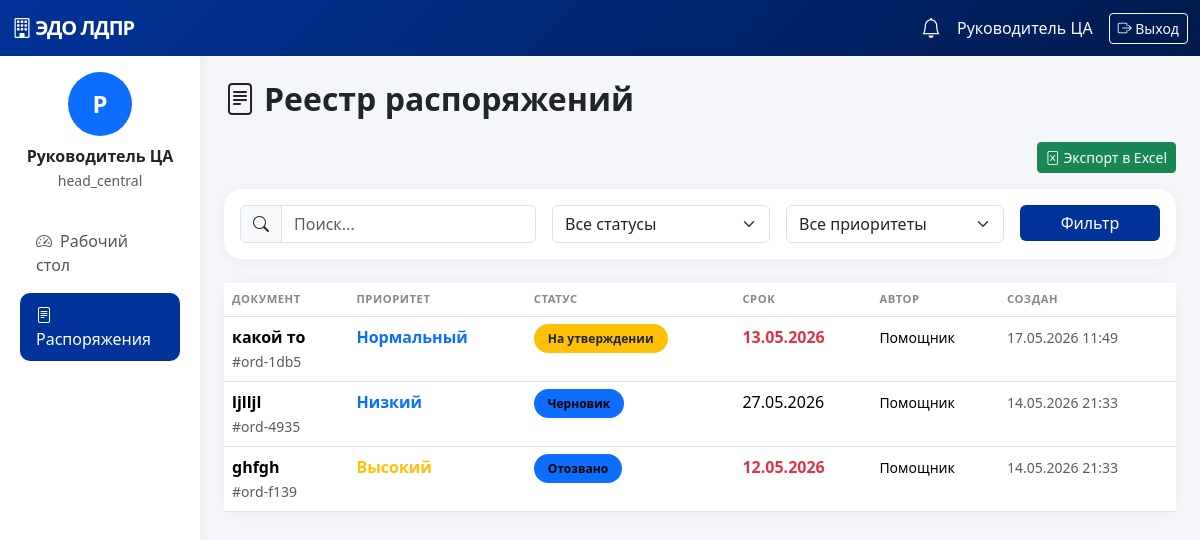
Page /orders (signed in) on the committed database.
### app.py (models this page shows)
class User(db.Model):
    __tablename__ = 'users'
    uid = db.Column(db.String, primary_key=True)
    full_name = db.Column(db.String(200), nullable=False)
    email = db.Column(db.String(200), unique=True, nullable=False)
    username = db.Column(db.String(100), unique=True, nullable=False)
    password = db.Column(db.String(200), nullable=False)
    role = db.Column(db.String(50), default='executor')
    department_id = db.Column(db.String, nullable=True)
    created_at = db.Column(db.DateTime, default=datetime.utcnow)

class Order(db.Model):
    __tablename__ = 'orders'
    id = db.Column(db.String, primary_key=True)
    title = db.Column(db.String(500), nullable=False)
    content = db.Column(db.Text, nullable=True)
    priority = db.Column(db.String(50), default='Нормальный')
    status = db.Column(db.String(100), default='Черновик')
    created_by = db.Column(db.String, nullable=False)
    creator_name = db.Column(db.String(200), nullable=True)
    assigned_department_id = db.Column(db.String, nullable=True)
    assigned_executor_id = db.Column(db.String, nullable=True)
    deadline = db.Column(db.Date, nullable=True)
    result = db.Column(JSON, nullable=True)
    created_at = db.Column(db.DateTime, default=datetime.utcnow)
    updated_at = db.Column(db.DateTime, default=datetime.utcnow, onupdate=datetime.utcnow)

### app.py (the view)
@app.route('/orders')
@login_required
def orders():
    all_orders = get_orders_for_user()
    status_filter = request.args.get('status', 'Все')
    search = request.args.get('search', '').lower()
    priority_filter = request.args.get('priority', 'Все')
    overdue_filter = request.args.get('overdue', '')
    filtered = all_orders
    if status_filter != 'Все':
        filtered = [o for o in filtered if o.status == status_filter]
    if priority_filter != 'Все':
        filtered = [o for o in filtered if o.priority == priority_filter]
    if search:
        filtered = [o for o in filtered if search in o.title.lower() or (o.content and search in o.content.lower())]
    if overdue_filter == 'yes':
        today = datetime.utcnow().date()
        filtered = [o for o in filtered if o.deadline and o.deadline < today and o.status not in ['Закрыто','Отклонено']]
    statuses = ['Черновик','На утверждении','Утверждено','В отделе','Назначен исполнитель',
                'В работе','Готово к проверке','Подтверждено','На доработке','Закрыто','Отклонено']
    priorities = ['Низкий','Нормальный','Высокий','Срочный']
    return render_template('orders.html', orders=filtered, statuses=statuses, priorities=priorities,
                           overdue_filter=overdue_filter, now=datetime.utcnow())

### app.py (called while the page is built)
def get_unread_count(user_id):
    return Notification.query.filter_by(user_id=user_id, is_read=False).count()

def login_required(f):
    @wraps(f)
    def decorated(*args, **kwargs):
        if 'user_id' not in session:
            flash('Пожалуйста, войдите', 'warning')
            return redirect(url_for('login'))
        return f(*args, **kwargs)
    return decorated

@app.context_processor
def inject_user():
    user = None
    unread = 0
    if 'user_id' in session:
        user = db.session.get(User, session['user_id'])
        unread = get_unread_count(session['user_id'])
    return {'current_user': user, 'unread_count': unread}

def get_orders_for_user():
    user_id = session['user_id']
    role = session['user_role']
    dept_id = session.get('department_id')
    query = Order.query.order_by(Order.created_at.desc())
    if role == 'admin':
        return query.all()
    elif role == 'assistant':
        return query.filter_by(created_by=user_id).all()
    elif role == 'head_department' and dept_id:
        return query.filter_by(assigned_department_id=dept_id).all()
    elif role == 'executor':
        return query.filter_by(assigned_executor_id=user_id).all()
    else:
        return query.all()

### templates/orders.html (shortened to what this page needs)
{% extends "base.html" %}
{% block content %}
<h2 class="fw-bold mb-4"><i class="bi bi-file-text me-2"></i>Реестр распоряжений</h2>
<div class="d-flex justify-content-between align-items-center mb-3">
    <div>
        <a href="/orders/export" class="btn btn-success btn-sm"><i class="bi bi-file-excel"></i> Экспорт в Excel</a>
    </div>
</div>
<div class="card p-3 mb-4">
    <form method="GET" class="row g-3">
        <div class="col-md-4"><div class="input-group"><span class="input-group-text"><i class="bi bi-search"></i></span><input type="text" name="search" class="form-control" placeholder="Поиск..." value="{{ request.args.get('search','') }}"></div></div>
        <div class="col-md-3"><select name="status" class="form-select"><option value="Все">Все статусы</option></select></div>
        <div class="col-md-3"><select name="priority" class="form-select"><option value="Все">Все приоритеты</option></select></div>
        <div class="col-md-2"><button type="submit" class="btn btn-primary w-100">Фильтр</button></div>
    </form>
</div>
<div class="card">
    <div class="table-responsive">
        <table class="table table-hover mb-0">
            <thead><tr><th>Документ</th><th>Приоритет</th><th>Статус</th><th>Срок</th><th>Автор</th><th>Создан</th></tr></thead>
            <tbody>
                {% for o in orders %}
                {% if o.deadline and o.deadline < now.date() and o.status not in ['Закрыто','Отклонено'] %}
                <tr class="overdue-row" style="cursor:pointer" onclick="location.href='/orders/{{ o.id }}'">
                {% else %}
                <tr style="cursor:pointer" onclick="location.href='/orders/{{ o.id }}'">
                {% endif %}
                    <td><strong>{{ o.title }}</strong><br><small class="text-muted">#{{ o.id[:8] }}</small></td>
                    <td><span class="fw-bold {% if o.priority == 'Срочный' %}text-danger{% elif o.priority == 'Высокий' %}text-warning{% else %}text-primary{% endif %}">{{ o.priority }}</span></td>
                    <td><span class="badge-status {% if o.status in ['Утверждено','Закрыто'] %}bg-success{% elif o.status == 'Отклонено' %}bg-danger{% elif o.status == 'На утверждении' %}bg-warning text-dark{% else %}bg-primary{% endif %}">{{ o.status }}</span></td>
                    <td>{% if o.deadline and o.deadline < now.date() and o.status not in ['Закрыто','Отклонено'] %}<strong class="text-danger">{{ o.deadline.strftime('%d.%m.%Y') }}</strong>{% else %}{{ o.deadline.strftime('%d.%m.%Y') if o.deadline else '-' }}{% endif %}</td>
                    <td><small>{{ o.creator_name }}</small></td>
                    <td><small class="text-muted">{{ o.created_at.strftime('%d.%m.%Y %H:%M') }}</small></td>
                </tr>
                {% endfor %}
            </tbody>
        </table>
    </div>
</div>
{% endblock %}

### templates/base.html (shortened to what this page needs)
<!DOCTYPE html>
<html lang="ru">
<head>
    <link href="https://cdn.jsdelivr.net/npm/bootstrap@5.3.2/dist/css/bootstrap.min.css" rel="stylesheet">
    <link rel="stylesheet" href="https://cdn.jsdelivr.net/npm/bootstrap-icons@1.11.3/font/bootstrap-icons.css">
</head>
<body>
    {% if current_user %}
    <nav class="navbar navbar-dark">
        <div class="container-fluid">
            <a class="navbar-brand" href="/"><i class="bi bi-building"></i> ЭДО ЛДПР</a>
            <div class="d-flex align-items-center gap-3">
                <a href="/notifications" class="text-light position-relative">
                    <i class="bi bi-bell fs-5"></i>
                </a>
                <span class="text-light">{{ current_user.full_name }}</span>
                <a href="/logout" class="btn btn-outline-light btn-sm"><i class="bi bi-box-arrow-right"></i> Выход</a>
            </div>
        </div>
    </nav>
    <div class="container-fluid">
        <div class="row">
            <div class="col-md-2 sidebar py-3">
                <div class="text-center mb-4">
                    <div class="bg-primary text-white rounded-circle d-inline-flex align-items-center justify-content-center" style="width:64px;height:64px;font-size:1.5rem;font-weight:700;">{{ current_user.full_name[0] }}</div>
                    <p class="mt-2 mb-0 fw-bold">{{ current_user.full_name }}</p>
                    <small class="text-muted">{{ current_user.role }}</small>
                </div>
                <nav class="nav flex-column">
                    <a class="nav-link {{ 'active' if request.path == '/' }}" href="/"><i class="bi bi-speedometer2 me-2"></i>Рабочий стол</a>
                    <a class="nav-link {{ 'active' if '/orders' in request.path }}" href="/orders"><i class="bi bi-file-text me-2"></i>Распоряжения</a>
                </nav>
            </div>
            <div class="col-md-10 p-4">
                {% block content %}{% endblock %}
            </div>
        </div>
    </div>
    {% else %}
    {% block full_content %}{% endblock %}
    {% endif %}
</body>
</html>

### templates/base.html (style rules this page uses)
:root { --ldpr-blue: #003399; --ldpr-gold: #FFD700; }
body { background: #f4f6f9; font-family: 'Segoe UI', sans-serif; }
.navbar { background: linear-gradient(135deg, #003399, #001a4d); }
.navbar-brand { font-weight: 900; letter-spacing: -1px; }
.sidebar { background: white; min-height: calc(100vh - 56px); box-shadow: 2px 0 10px rgba(0,0,0,0.05); }
.sidebar .nav-link { color: #555; border-radius: 10px; margin: 3px 8px; padding: 10px 16px; font-weight: 500; }
.sidebar .nav-link.active { background: #003399; color: #fff !important; }
.card { border: none; border-radius: 18px; box-shadow: 0 2px 16px rgba(0,0,0,0.05); }
.badge-status { font-size: 0.75rem; font-weight: 600; padding: 6px 14px; border-radius: 20px; }
.btn-primary { background: #003399; border: none; }
.table th { font-size: 0.7rem; font-weight: 700; text-transform: uppercase; letter-spacing: 0.05em; color: #888; }
.overdue-row { background-color: #ffebee !important; }

### rows in the picture
User: full_name "Руководитель ЦА", full_name "Р", role "head_central"
Order: title "какой то", id "ord-1db5", priority "Нормальный", status "На утверждении", deadline "13.05.2026", creator_name "Помощник", created_at "17.05.2026 11:49"
Order: title "ljlljl", id "ord-4935", priority "Низкий", status "Черновик", deadline "27.05.2026", creator_name "Помощник", created_at "14.05.2026 21:33"
Order: title "ghfgh", id "ord-f139", priority "Высокий", status "Отозвано", deadline "12.05.2026", creator_name "Помощник", created_at "14.05.2026 21:33"
